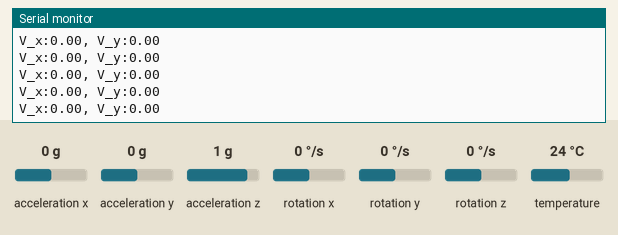
This sketch was run on a simulated Arduino Uno, built with avr-gcc and run on an emulated ATmega328P. Parts: the last lines printed to the serial monitor. Inputs (shaded band) come from the test bench; at power-on: acceleration x 0 g, acceleration y 0 g, acceleration z 1 g, rotation x 0 °/s, rotation y 0 °/s, rotation z 0 °/s, temperature 24 °C.

Above: at 1.3 s.
1.4 s: acceleration x set to -1.4 g
At 2.5 s:
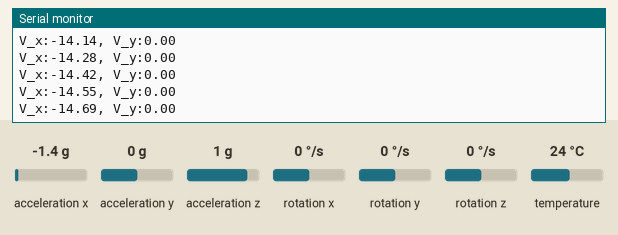
2.9 s: acceleration y set to -1.4 g
At 3.8 s:
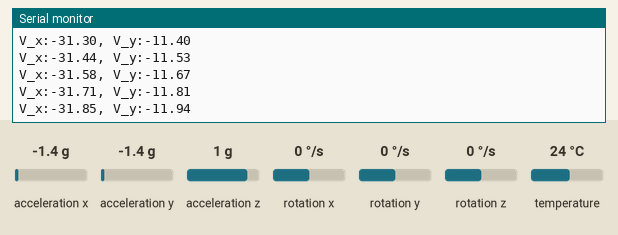
4.4 s: acceleration y set to 0.8 g
At 5.1 s:
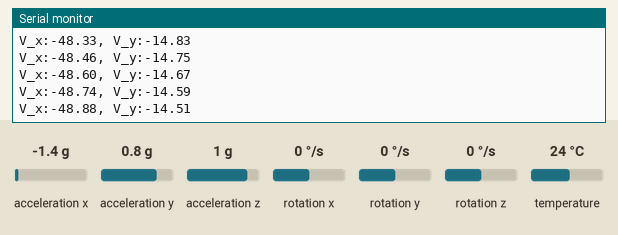
Timing chart, 0 to 7.4 s (numbered marks = the images above; inputs shaded):
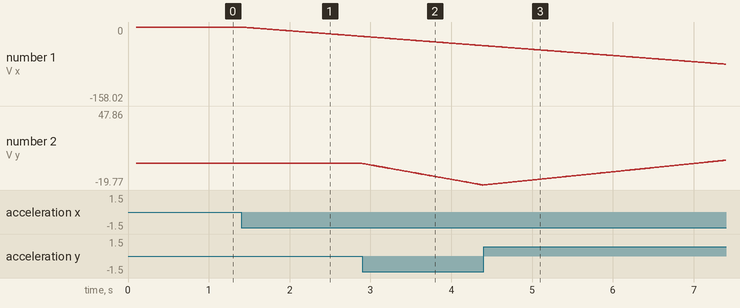

Measured:
- after the input at 1.4 s, the serial monitor: prints a new line at once (image 1)
- plotted number 1: 0 → -19.91 after the input at 1.4 s

The sketch:

MPU6050.ino
```cpp
#include <Adafruit_MPU6050.h>
#include <Adafruit_Sensor.h>
#include <Wire.h>

Adafruit_MPU6050 mpu;

void setup() {
    Serial.begin(115200);

    // Try to initialize!
    if (!mpu.begin())
    {
        Serial.println("Failed to find MPU6050 chip");
    }

    // set accelerometer range to +-8G
    mpu.setAccelerometerRange(MPU6050_RANGE_8_G);

    // set gyro range to +- 500 deg/s
    mpu.setGyroRange(MPU6050_RANGE_500_DEG);

    // set filter bandwidth to 21 Hz
    mpu.setFilterBandwidth(MPU6050_BAND_21_HZ);

    delay(100);
}

int previous_t = 0;
float last_v_x = 0; //v_0
float last_v_y = 0; //v_0
int interval = 10; //ms

void loop()
{
    /* Get new sensor events with the readings */
    sensors_event_t a, g, temp;
    mpu.getEvent(&a, &g, &temp);

    int current_t = millis();

    if (current_t - previous_t >= interval) {
        float ax = a.acceleration.x;
        float ay = a.acceleration.y;

        float v_x = last_v_x + ax*interval/1000;
        float v_y = last_v_y + ay*interval/1000;

        previous_t = current_t;
        last_v_x = v_x;
        last_v_y = v_y;

        Serial.print("V_x:");
        Serial.print(v_x);
        Serial.print(", ");
        Serial.print("V_y:");
        Serial.print(v_y);
    }

    Serial.println("");
}
```
